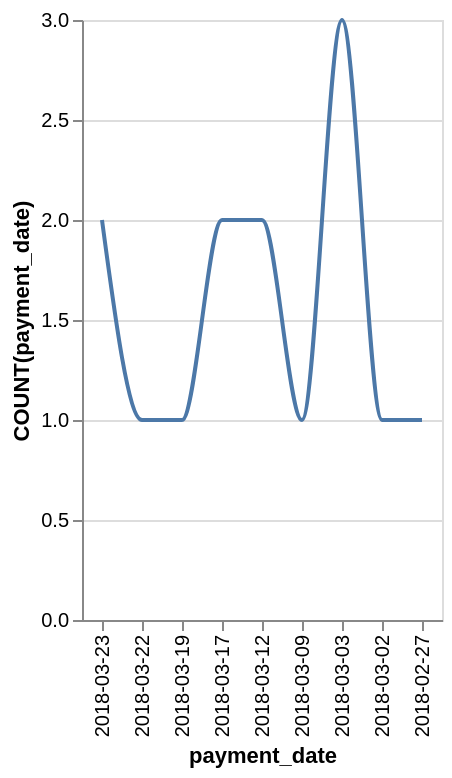

This figure's Vega-Lite source:
### Vega-Lite specification from a JSON file in a GitHub repository (floating-point values rounded to 4 significant figures)
{"data": {"values": [{"x_data": "2018-03-23", "y_data": 2}, {"x_data": "2018-03-22", "y_data": 1}, {"x_data": "2018-03-19", "y_data": 1}, {"x_data": "2018-03-17", "y_data": 2}, {"x_data": "2018-03-12", "y_data": 2}, {"x_data": "2018-03-09", "y_data": 1}, {"x_data": "2018-03-03", "y_data": 3}, {"x_data": "2018-03-02", "y_data": 1}, {"x_data": "2018-02-27", "y_data": 1}]}, "mark": {"type": "line", "interpolate": "monotone"}, "encoding": {"x": {"field": "x_data", "type": "nominal", "title": "payment_date", "sort": "descending"}, "y": {"field": "y_data", "type": "quantitative", "title": "COUNT(payment_date)"}}}
